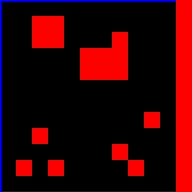

A level layout from a 2D game, rendered from its tile map. Below: a short description, then the map file with its tile-grid data intact:
An orthogonal 12x12 tile map with 16x16 px tiles, 3 tile layers (Camada de Tiles 1, Camada de Tiles 2, Camada de Tiles 3).

<map version="2017.05.16" orientation="orthogonal" renderorder="right-down" width="12" height="12" tilewidth="16" tileheight="16" nextobjectid="1">
 <tileset firstgid="1" source="../../../objects/hitbox.tsx" />
 <layer name="Camada de Tiles 1" width="12" height="12">
  <data encoding="csv">
1,1,1,1,1,1,1,1,1,1,1,2,
1,1,2,2,1,1,1,1,1,1,1,2,
1,1,2,2,1,1,1,2,1,1,1,2,
1,1,1,1,1,2,2,2,1,1,1,2,
1,1,1,1,1,2,2,2,1,1,1,2,
1,1,1,1,1,1,1,1,1,1,1,2,
1,1,1,1,1,1,1,1,1,1,1,2,
1,1,1,1,1,1,1,1,1,2,1,2,
1,1,2,1,1,1,1,1,1,1,1,2,
1,1,1,1,1,1,1,2,1,1,1,2,
1,2,1,2,1,1,1,1,2,1,1,2,
1,1,1,1,1,1,1,1,1,1,1,2
</data>
 </layer>
 <layer name="Camada de Tiles 2" width="12" height="12">
  <data encoding="csv">
10,10,10,10,10,10,10,10,10,10,10,0,
9,0,0,0,0,0,0,0,0,0,0,0,
9,0,0,0,0,0,0,0,0,0,0,0,
9,0,0,0,0,0,0,0,0,0,0,0,
9,0,0,0,0,0,0,0,0,0,0,0,
9,0,0,0,0,0,0,0,0,0,0,0,
9,0,0,0,0,0,0,0,0,0,0,0,
9,0,0,0,0,0,0,0,0,0,0,0,
9,0,0,0,0,0,0,0,0,0,0,0,
9,0,0,0,0,0,0,0,0,0,0,0,
9,0,0,0,0,0,0,0,0,0,0,0,
9,12,12,12,12,12,12,12,12,12,12,0
</data>
 </layer>
 <layer name="Camada de Tiles 3" width="12" height="12">
  <data encoding="csv">
9,0,0,0,0,0,0,0,0,0,0,0,
0,0,0,0,0,0,0,0,0,0,0,0,
0,0,0,0,0,0,0,0,0,0,0,0,
0,0,0,0,0,0,0,0,0,0,0,0,
0,0,0,0,0,0,0,0,0,0,0,0,
0,0,0,0,0,0,0,0,0,0,0,0,
0,0,0,0,0,0,0,0,0,0,0,0,
0,0,0,0,0,0,0,0,0,0,0,0,
0,0,0,0,0,0,0,0,0,0,0,0,
0,0,0,0,0,0,0,0,0,0,0,0,
0,0,0,0,0,0,0,0,0,0,0,0,
12,0,0,0,0,0,0,0,0,0,0,0
</data>
 </layer>
</map>